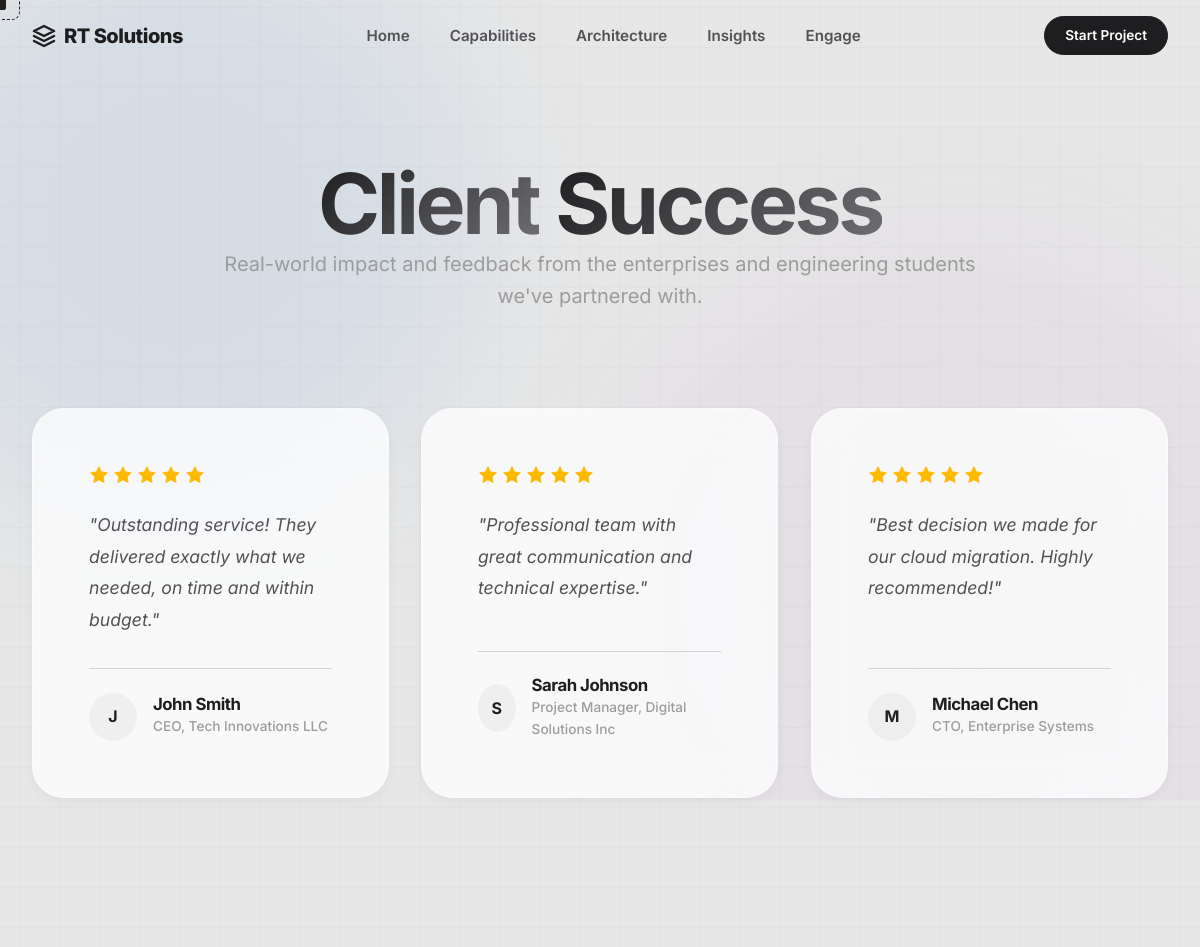
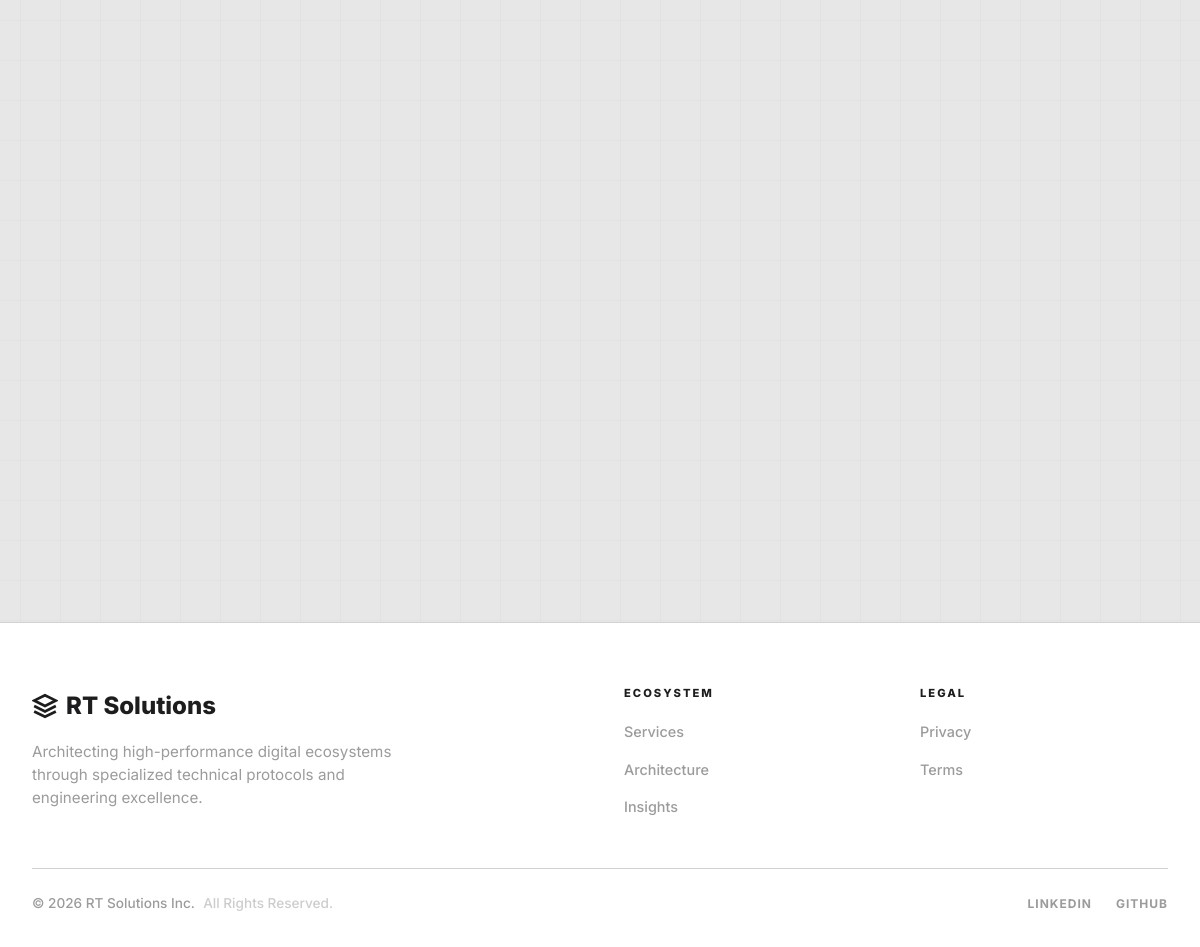
Screenshot of /testimonials with the database file from the repository (2 pictures, top to bottom).
### app.py (models this page shows)
class Testimonial(db.Model):
    id = db.Column(db.Integer, primary_key=True)
    author = db.Column(db.String(100), nullable=False)
    company = db.Column(db.String(100))
    position = db.Column(db.String(100))
    content = db.Column(db.Text, nullable=False)
    rating = db.Column(db.Integer, default=5)
    image = db.Column(db.String(200))
    created_at = db.Column(db.DateTime, default=datetime.utcnow)

### app.py (the view)
@app.route('/testimonials')
def testimonials():
    testimonials = Testimonial.query.all()
    return render_template('pages/testimonials.html', testimonials=testimonials)

### app.py (called while the page is built)
@app.context_processor
def inject_user():
    admin = None
    if 'admin_id' in session:
        admin = Admin.query.get(session['admin_id'])
    return dict(current_admin=admin)

@app.before_request
def before_request():
    if not hasattr(app, '_initialized'):
        init_database()
        app._initialized = True

@app.after_request
def add_header(response):
    if request.path.startswith('/admin') and request.endpoint != 'admin_login':
        response.headers['Cache-Control'] = 'no-cache, no-store, must-revalidate'
        response.headers['Pragma'] = 'no-cache'
        response.headers['Expires'] = '0'
    return response

### templates/pages/testimonials.html (shortened to what this page needs)
{% extends "base.html" %}
{% block content %}
<div class="page-header reveal">
  <div class="container">
    <h1 class="page-title">Client Success</h1>
    <p class="page-desc">Real-world impact and feedback from the enterprises and engineering students we've partnered with.</p>
  </div>
</div>
<section class="section" style="padding-top: 0; padding-bottom: 8rem;">
  <div class="container">
    {% if testimonials %}
      <div class="grid">
        {% for testimonial in testimonials %}
          <div class="glow-card reveal" style="padding: 3.5rem; display: flex; flex-direction: column;">
            <div style="display: flex; gap: 0.25rem; margin-bottom: 1.5rem;">
              {% for i in range(testimonial.rating) %}
                <svg width="20" height="20" viewBox="0 0 24 24" fill="#ffb800" stroke="#ffb800" stroke-width="1"><polygon points="12 2 15.09 8.26 22 9.27 17 14.14 18.18 21.02 12 17.77 5.82 21.02 7 14.14 2 9.27 8.91 8.26 12 2"></polygon></svg>
              {% endfor %}
            </div>
            <p style="color: var(--text-dark); font-size: 1.1rem; line-height: 1.8; margin-bottom: 2rem; font-style: italic; flex: 1;">
              "{{ testimonial.content }}"
            </p>
            <div style="border-top: 1px solid var(--border-color); padding-top: 1.5rem; display: flex; align-items: center; gap: 1rem;">
              <div style="width: 48px; height: 48px; border-radius: 50%; background: rgba(0,0,0,0.04); display: flex; align-items: center; justify-content: center; font-weight: 700; color: var(--text-main);">
                {{ testimonial.author[0] }}
              </div>
              <div>
                <h4 style="font-size: 1.05rem; margin-bottom: 0.15rem; color: var(--text-main);">{{ testimonial.author }}</h4>
                <div style="font-size: 0.85rem; color: var(--text-muted); font-weight: 500;">
                  {{ testimonial.position }}{% if testimonial.company %}, {{ testimonial.company }}{% endif %}
                </div>
              </div>
            </div>
          </div>
        {% endfor %}
      </div>
    {% endif %}
  </div>
</section>
<section class="section" style="padding-top: 0;">
  <div class="container">
  </div>
</section>
{% endblock %}

### templates/base.html (shortened to what this page needs)
<!DOCTYPE html>
<html lang="en">
<head>
  <link rel="stylesheet" href="{{ url_for('static', filename='style.css') }}">
</head>
<body>
<div class="cursor-dot" id="cursor-dot"></div>
<div class="cursor-outline" id="cursor-outline"></div>
<div class="bg-blobs">
  <div class="blob blob-1"></div>
  <div class="blob blob-2"></div>
</div>
<nav class="navbar" id="navbar">
  <div class="container nav-container">
    <a href="{{ url_for('index') }}" class="nav-logo">
      <svg viewBox="0 0 24 24" fill="none" stroke="currentColor" stroke-width="2.5" stroke-linecap="round" stroke-linejoin="round" width="24" height="24">
        <polygon points="12 2 2 7 12 12 22 7 12 2"></polygon>
        <polyline points="2 17 12 22 22 17"></polyline>
        <polyline points="2 12 12 17 22 12"></polyline>
      </svg>
      RT Solutions
    </a>
    <ul class="nav-links" id="nav-links">
      <li><a href="{{ url_for('index') }}" class="{% if request.endpoint == 'index' %}active{% endif %}">Home</a></li>
      <li><a href="{{ url_for('capabilities') }}" class="{% if request.endpoint == 'capabilities' %}active{% endif %}">Capabilities</a></li>
      <li><a href="{{ url_for('architecture') }}" class="{% if request.endpoint == 'architecture' %}active{% endif %}">Architecture</a></li>
      <li><a href="{{ url_for('insights') }}" class="{% if request.endpoint == 'insights' %}active{% endif %}">Insights</a></li>
      <li><a href="{{ url_for('engage') }}" class="{% if request.endpoint == 'engage' %}active{% endif %}">Engage</a></li>
    </ul>
    <div class="nav-actions">
      {% if current_admin %}
        <a href="{{ url_for('admin_dashboard') }}" class="btn btn-outline btn-sm">Admin Workspace</a>
        <a href="{{ url_for('admin_logout') }}" class="btn btn-sm" style="color: #ff3b30;">Logout</a>
      {% else %}
        <a href="{{ url_for('engage') }}" class="btn btn-primary btn-sm">Start Project</a>
      {% endif %}
    </div>
  </div>
</nav>
<main>
  {% block content %}{% endblock %}
</main>
<footer class="footer" style="background: var(--bg-surface); padding: 4rem 0 2rem; border-top: 1px solid var(--border-color); margin-top: 4rem; position: relative;">
  <div class="container">
    <div style="display: grid; grid-template-columns: repeat(auto-fit, minmax(200px, 1fr)); gap: 3rem; margin-bottom: 3rem;">
      <div style="grid-column: span 2;">
        <a href="{{ url_for('index') }}" style="font-family: var(--font-display); font-size: 1.5rem; font-weight: 800; color: var(--text-main); display: flex; align-items: center; gap: 0.5rem; margin-bottom: 1rem;">
          <svg viewBox="0 0 24 24" fill="none" stroke="currentColor" stroke-width="2.5" width="26" height="26">
            <polygon points="12 2 2 7 12 12 22 7 12 2"></polygon>
            <polyline points="2 17 12 22 22 17"></polyline>
            <polyline points="2 12 12 17 22 12"></polyline>
          </svg>
          RT Solutions
        </a>
        <p style="color: var(--text-muted); font-size: 0.95rem; line-height: 1.5; max-width: 400px;">Architecting high-performance digital ecosystems through specialized technical protocols and engineering excellence.</p>
      </div>
      <div>
        <h4 style="font-size: 0.7rem; text-transform: uppercase; letter-spacing: 2px; font-weight: 800; margin-bottom: 1.25rem; color: var(--text-main);">Ecosystem</h4>
        <ul style="list-style: none; display: flex; flex-direction: column; gap: 0.75rem;">
          <li><a href="{{ url_for('capabilities') }}" style="color: var(--text-muted); font-size: 0.9rem; font-weight: 500; text-decoration: none;">Services</a></li>
          <li><a href="{{ url_for('architecture') }}" style="color: var(--text-muted); font-size: 0.9rem; font-weight: 500; text-decoration: none;">Architecture</a></li>
          <li><a href="{{ url_for('insights') }}" style="color: var(--text-muted); font-size: 0.9rem; font-weight: 500; text-decoration: none;">Insights</a></li>
        </ul>
      </div>
      <div>
        <h4 style="font-size: 0.7rem; text-transform: uppercase; letter-spacing: 2px; font-weight: 800; margin-bottom: 1.25rem; color: var(--text-main);">Legal</h4>
        <ul style="list-style: none; display: flex; flex-direction: column; gap: 0.75rem;">
          <li><a href="{{ url_for('privacy') }}" style="color: var(--text-muted); font-size: 0.9rem; font-weight: 500; text-decoration: none;">Privacy</a></li>
          <li><a href="{{ url_for('terms') }}" style="color: var(--text-muted); font-size: 0.9rem; font-weight: 500; text-decoration: none;">Terms</a></li>
        </ul>
      </div>
    </div>
    <div style="border-top: 1px solid var(--border-color); padding-top: 1.5rem; display: flex; justify-content: space-between; align-items: center;">
      <span style="color: var(--text-muted); font-size: 0.85rem; font-weight: 500;">&copy; 2026 RT Solutions Inc. <span style="opacity: 0.5; margin-left: 0.3rem;">All Rights Reserved.</span></span>
      <div style="display: flex; gap: 1.5rem;">
        <a href="#" style="color: var(--text-muted); font-size: 0.75rem; text-decoration: none; font-weight: 700; text-transform: uppercase; letter-spacing: 1px;">LinkedIn</a>
        <a href="#" style="color: var(--text-muted); font-size: 0.75rem; text-decoration: none; font-weight: 700; text-transform: uppercase; letter-spacing: 1px;">GitHub</a>
      </div>
    </div>
  </div>
</footer>
</body>
</html>

### rows the page displays
Testimonial: rating 5 (drawn), content "Outstanding service! They delivered exactly what we needed, on time and within budget.", author "J", author "John Smith", position "CEO", company "Tech Innovations LLC"
Testimonial: rating 5 (drawn), content "Professional team with great communication and technical expertise.", author "S", author "Sarah Johnson", position "Project Manager", company "Digital Solutions Inc"
Testimonial: rating 5 (drawn), content "Best decision we made for our cloud migration. Highly recommended!", author "M", author "Michael Chen", position "CTO", company "Enterprise Systems"
